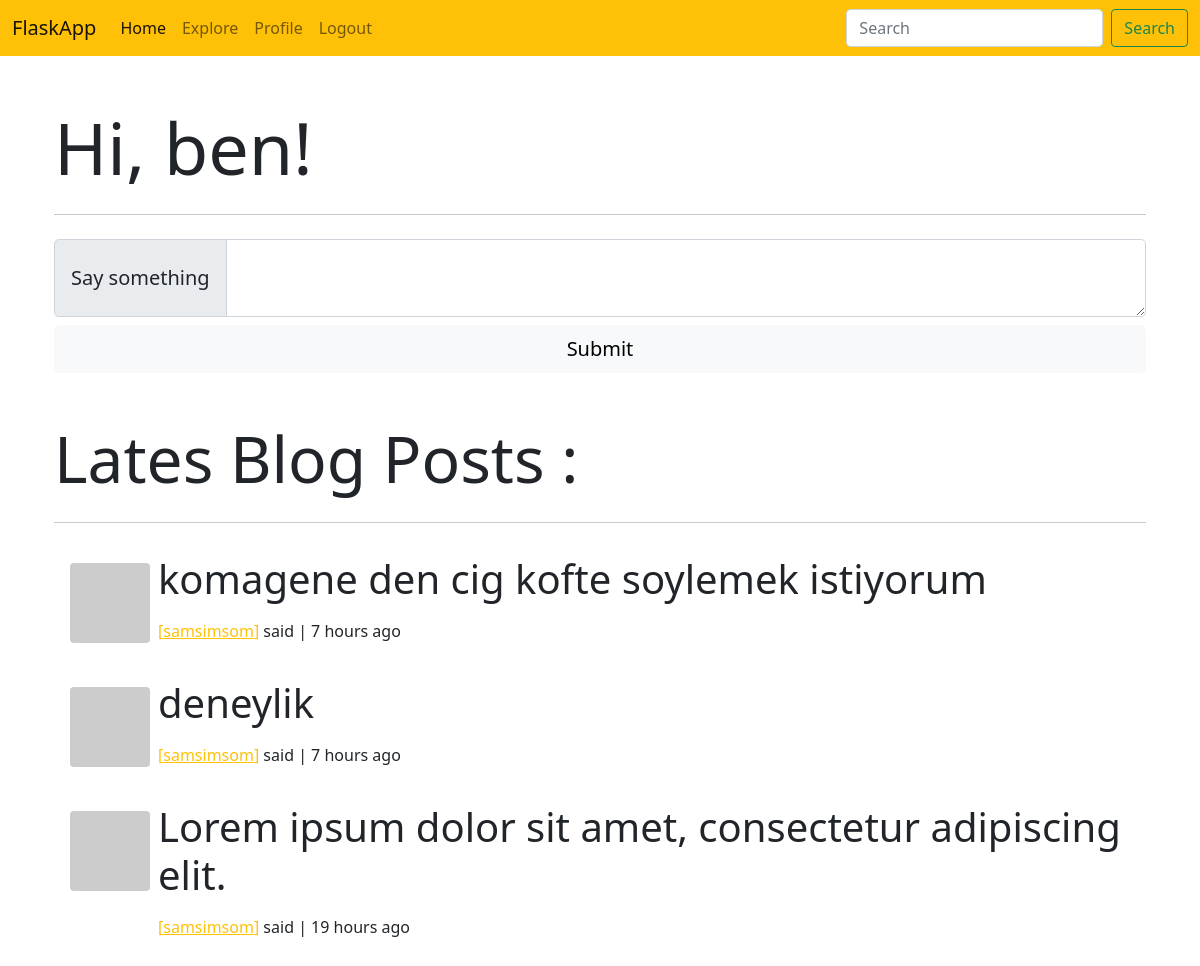
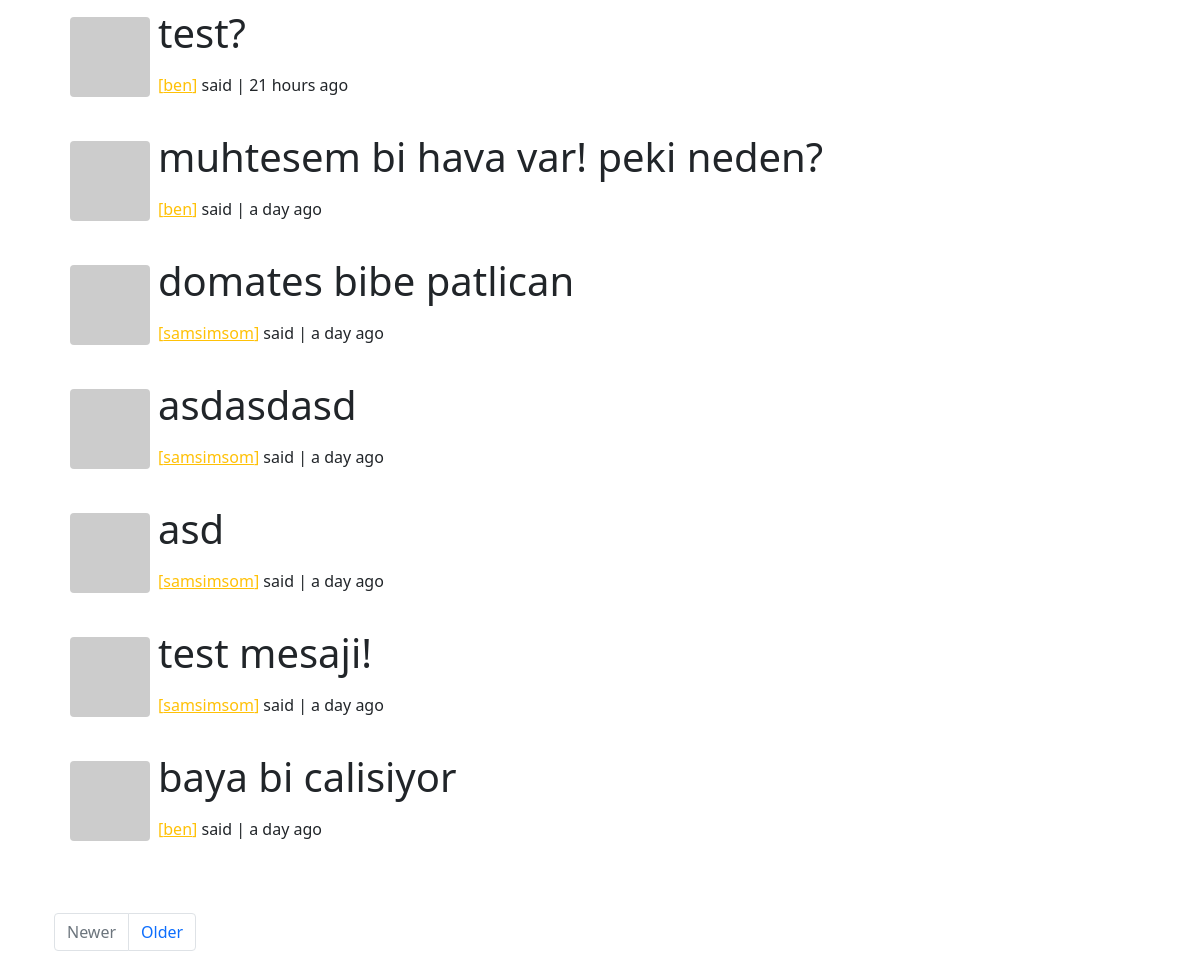
The app's page /index (signed in), older data (2 pictures, top to bottom).
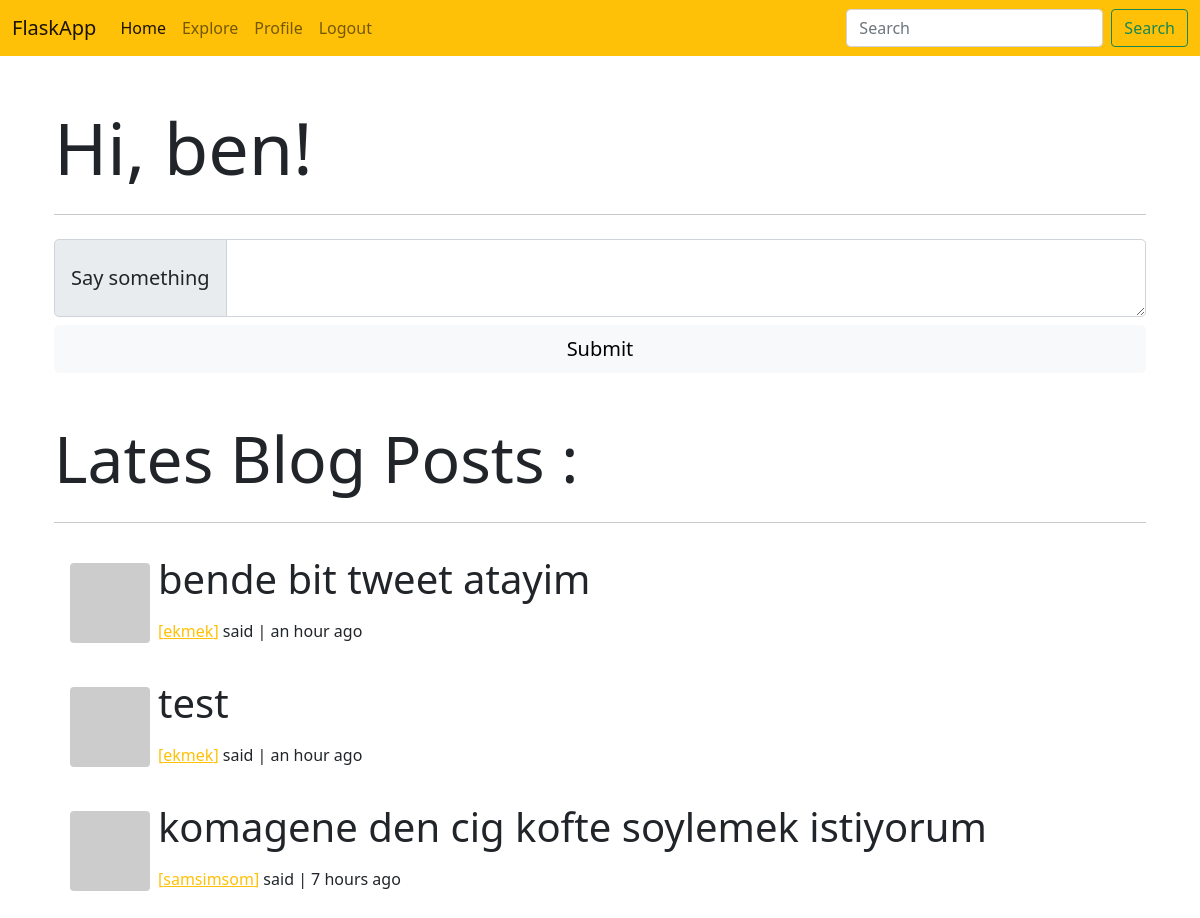
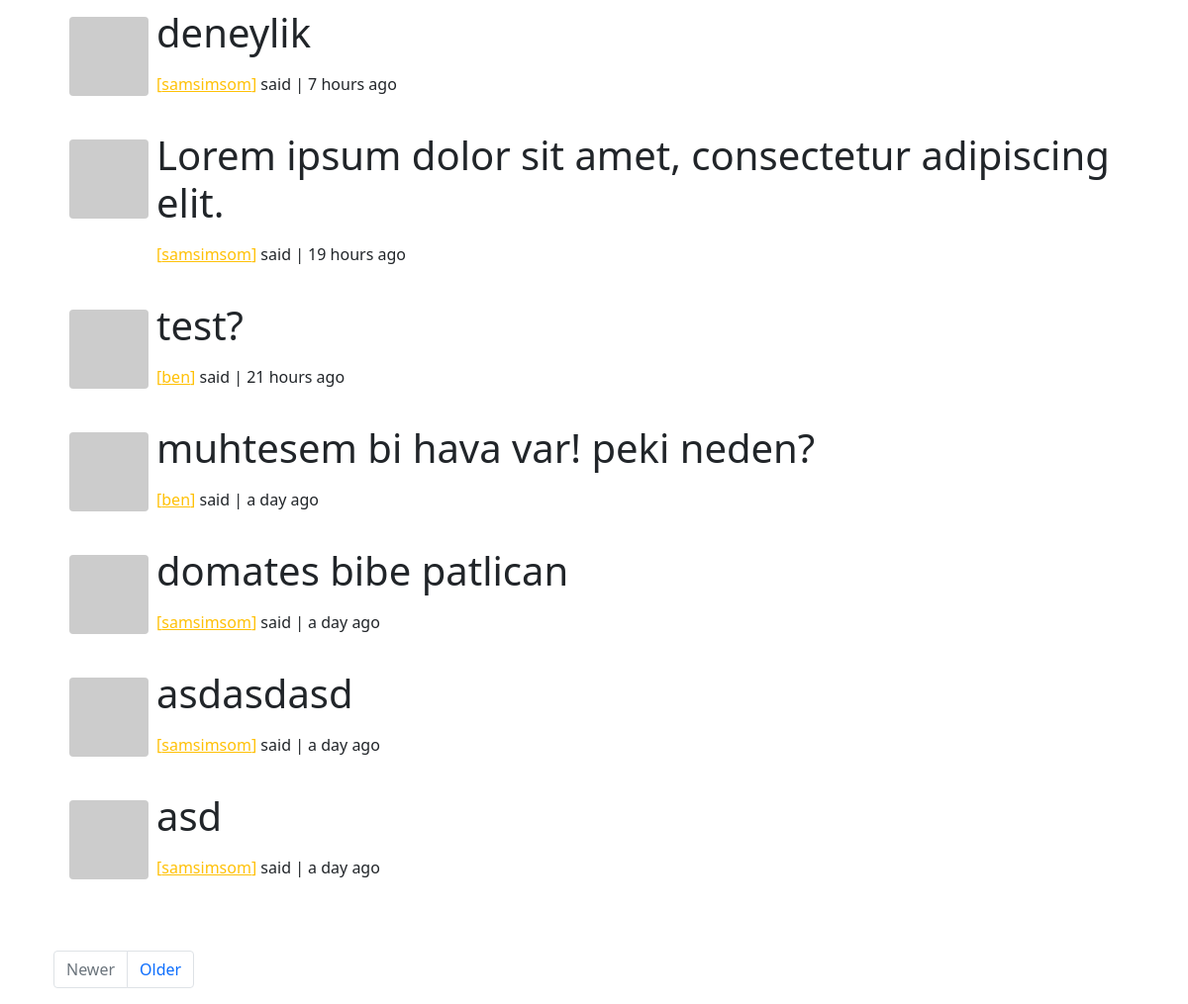
The same page, newer data (2 pictures, top to bottom).
### app/models.py (models this page shows, shortened)
class User(UserMixin, db.Model):
    id = db.Column(db.Integer, primary_key=True)
    username = db.Column(db.String(64), index=True, unique=True)
    email = db.Column(db.String(120), index=True, unique=True)
    password_hash = db.Column(db.String(128))
    about_me = db.Column(db.String(140))
    last_seen = db.Column(db.DateTime, default=datetime.utcnow)
    posts = db.relationship('Post', backref='author', lazy='dynamic')
    followed = db.relationship('User',
                               secondary=followers,
                               primaryjoin=(followers.c.follower_id == id),
                               secondaryjoin=(followers.c.followed_id == id),
                               backref=db.backref('followers', lazy='dynamic'),
                               lazy='dynamic')
    def avatar(self, size):
        digest = md5(self.email.lower().encode('utf-8')).hexdigest()
        return f'https://www.gravatar.com/avatar/{digest}?d=identicon&s={size}'
    def followed_posts(self):
        followed = Post.query.join(
            followers, (followers.c.followed_id == Post.user_id)).filter(
                followers.c.follower_id == self.id)
        return followed.union(self.posts).order_by(Post.timestamp.desc())

class Post(db.Model):
    id = db.Column(db.Integer, primary_key=True)
    body = db.Column(db.String(140))
    timestamp = db.Column(db.DateTime, index=True, default=datetime.utcnow)
    user_id = db.Column(db.Integer, db.ForeignKey('user.id'))

### app/main/routes.py (the view)
@bp.route('/', methods=['GET', 'POST'])
@bp.route('/index', methods=['GET', 'POST'])
@login_required
def index():
    form = PostForm()
    if form.validate_on_submit():
        post = Post(body=form.post.data, author=current_user)
        db.session.add(post)
        db.session.commit()
        flash('Your post is now live!')
        return redirect(url_for('main.index'))
    page = request.args.get('page', 1, type=int)
    posts = current_user.followed_posts().paginate(
        page, current_app.config['POSTS_PER_PAGE'], False)
    next_url = url_for('main.index', page=posts.next_num) \
        if posts.has_next else None
    prev_url = url_for('main.index', page=posts.prev_num) \
        if posts.has_prev else None
    return render_template('index.html',
                           title='Home',
                           user=user,
                           posts=posts.items,
                           next_url=next_url,
                           prev_url=prev_url,
                           form=form)

### app/main/forms.py
class PostForm(FlaskForm):
    post = TextAreaField('Say something',
                         validators=[DataRequired(), Length(min=1, max=140)])
    submit = SubmitField('Submit')

### app/main/routes.py (called while the page is built)
@bp.before_request
def before_request():
    if current_user.is_authenticated:
        current_user.last_seen = datetime.utcnow()
        db.session.commit()

### app/models.py (called while the page is built)
@login.user_loader
def load_user(id):
    return User.query.get(int(id))

### app/templates/index.html (shortened to what this page needs)
{% extends 'base.html' %}
{% block app_content %}
{% if request.url_rule.endpoint == "main.index" %}
<div class="container-fluid">
    <h1 class="display-2">Hi, {{ current_user.username }}!</h1>
    <hr class="my-4">
</div>
{% endif %}
<div class="container-fluid">
    {% if request.url_rule.endpoint == "main.index" %}
    <form action="" method="post">
        <div class="input-group input-group-lg">
        <span class="input-group-text">{{ form.post.label }}</span>
        {{ form.post(class_="form-control") }}
        </div>
        <div class="d-grid gap-2 mt-2">
        {{ form.submit(class_="btn btn-light btn-lg")}}
        </div>
    </form>
    {% endif %}
</div>
<div class="container-fluid mt-5">
    <h1 class="display-3">Lates Blog Posts :</h1>
    <hr class="my-4">
    {% for post in posts %}
        {% include "_post.html" %}
    {% endfor %}
</div>
<div class="container-fluid mt-5">
    {% include "_pagination.html" %}
</div>
{% endblock app_content %}

### app/templates/base.html (shortened to what this page needs)
<!doctype html>
<html lang="en">
  <head>
    <link href="https://cdn.jsdelivr.net/npm/bootstrap@5.0.0-beta2/dist/css/bootstrap.min.css"
    rel="stylesheet"
>
  </head>
  <body>
    {% include "_navbar.html" %}
    {% block content %}
    <div class="container mt-5">
        {% block app_content %}
        {% endblock app_content %}
    </div>
    {% endblock content %}
  </body>
</html>

### app/templates/_navbar.html (shortened to what this page needs)
<nav class="navbar navbar-expand-sm navbar-light bg-warning sticky-top">
  <div class="container-fluid">
    <a class="navbar-brand" href="{{ url_for('main.index') }}">FlaskApp</a>
    <div class="collapse navbar-collapse" id="navbarSupportedContent">
      <ul class="navbar-nav me-auto mb-2 mb-sm-0">
        <li class="nav-item">
          <a class="nav-link {% if request.path == '/index' %}active{% endif %}" href="{{ url_for('main.index') }}">Home</a>
        </li>
        <li class="nav-item">
          <a class="nav-link {% if request.path == '/explore' %}active{% endif %}"" href="{{ url_for('main.explore') }}">Explore</a>
        </li>
        {% if current_user.is_anonymous %}
        <li class="nav-item">
          <a class="nav-link {% if request.path == '/login' %}active{% endif %}"" href="{{ url_for('auth.login') }}">Login</a>
        </li>
        {% else %}
        <li class="nav-item">
          <a class="nav-link {% if request.url_rule.endpoint == 'user' %}active{% endif %}" href="{{ url_for('main.user', username=current_user.username) }}">Profile</a>
        </li>
        <li class="nav-item">
          <a class="nav-link {% if request.path == '/logout' %}active{% endif %}"" href="{{ url_for('auth.logout') }}">Logout</a>
        </li>
        {% endif %}
      </ul>
      <form class="d-flex">
        <input class="form-control me-2" type="search" placeholder="Search" aria-label="Search">
        <button class="btn btn-outline-success" type="submit">Search</button>
      </form>
    </div>
  </div>
</nav>

### app/templates/_post.html
<div class="d-flex bd-highlight p-2 mb-1">
<div class="d-flex flex-row bd-highlight">
  <div class="bd-highlight p-2">
    <img class="rounded" src="{{ post.author.avatar(76) }}">
  </div>
  <div class="bd-highlight">
  <p class="display-6">{{ post.body }}</p>
    <div class="d-flex flex-column bd-highlight align-self-end">
    <div class="bd-highlight">
    <p>
        <a href="{{ url_for('main.user', username=post.author.username) }}" class="link-warning">
        [{{ post.author.username }}]</a> said | {{ moment(post.timestamp).fromNow() }}
    </p>
    </div>
    </div>
  </div>
</div>
</div>

### app/templates/_pagination.html
<nav aria-label="page-navigation">
  <ul class="pagination">
    <li class="page-item {% if not prev_url %} disabled{% endif %}">
      <a class="page-link" href="{{ prev_url or '#' }}">Newer</a>
    </li>
    <li class="page-item {% if not next_url %} disabled{% endif %}">
      <a class="page-link" href="{{ next_url or '#' }}">Older</a>
    </li>
  </ul>
</nav>

Row changes from the older to the newer data that the page shows:
no longer on this page (row unchanged): Post: body "test mesaji!", author.username "samsimsom", timestamp "a day ago"
no longer on this page (row unchanged): Post: body "baya bi calisiyor", author.username "ben", timestamp "a day ago"
added Post: body "bende bit tweet atayim", author.username "ekmek", timestamp "an hour ago"
added Post: body "test", author.username "ekmek", timestamp "an hour ago"
